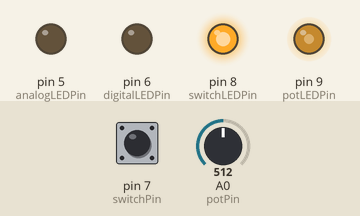
Recording of a sketch running on a simulated Arduino Uno, built with avr-gcc and run on an emulated ATmega328P. Parts: output pins drawn as LEDs (lit = HIGH). The inputs (shaded band) are chosen by the test bench; at power-on: A0 (potPin) = 512, pin 7 (switchPin) HIGH.

Above: at 1.2 s.
1.3 s: A0 (potPin) set to 716
At 2.0 s:
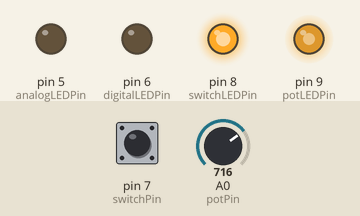
2.8 s: pin 7 (switchPin) pulled LOW for 0.15 s
At 2.87 s:
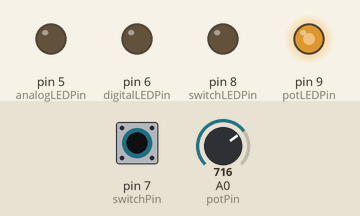
4.4 s: A0 (potPin) set to 900
At 5.6 s:
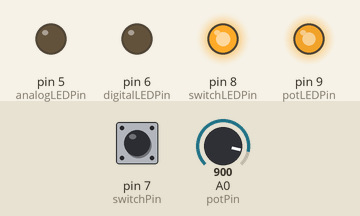
5.9 s: pin 7 (switchPin) pulled LOW for 1 s
At 6.7 s:
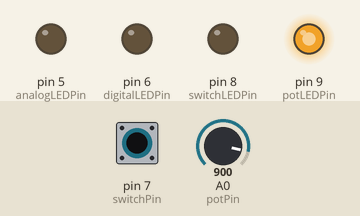
8.4 s: A0 (potPin) set to 122
At 9.6 s:
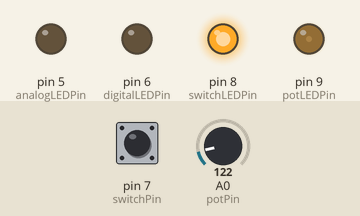
9.9 s: pin 7 (switchPin) pulled LOW for 0.15 s
At 9.97 s:
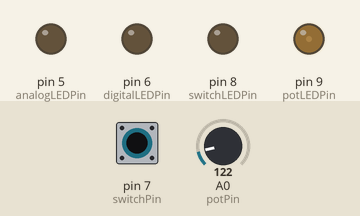
Timing chart, 0 to 12.5 s (numbered marks = the images above; inputs shaded):
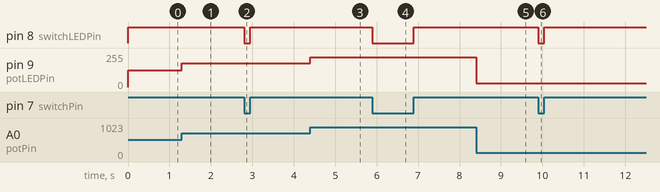

Measured:
- after the input at 1.3 s, pin 9 (potLEDPin): 127/255 → 178/255 at once
- after the input at 2.8 s, pin 8 (switchLEDPin): HIGH → LOW at once, → HIGH 0.15 s later
- after the input at 4.4 s, pin 9 (potLEDPin): 178/255 → 224/255 at once
- after the input at 5.9 s, pin 8 (switchLEDPin): HIGH → LOW at once, → HIGH 1.0 s later
- after the input at 8.4 s, pin 9 (potLEDPin): 224/255 → 30/255 at once
- after the input at 9.9 s, pin 8 (switchLEDPin): HIGH → LOW at once, → HIGH 0.15 s later

The sketch:

Bluetooth_Inputs_Outputs_Master.ino
```cpp
#include <SoftwareSerial.h>

SoftwareSerial mySerial(10, 11); // RX, TX

//Variables for the analog LED (PWM) and The Potentiometer
int potPin= A0;
int potLEDPin= 9;
int potValue;
int potLEDValue;

//Variables for the digital switch and on/off LED
int switchLEDPin= 8;
int switchPin= 7;
int switchVal =0;

//Variables for digital LED
int digitalLEDPin= 6;
int digitalLEDStatus = 0;

//Variables for analog LED
int analogLEDPin= 5;
int analogLEDVal= 0;

void setup() {
//POT Setup
pinMode(potPin, INPUT);
pinMode(potLEDPin, OUTPUT);

//SWITCH Setup
pinMode(switchLEDPin, OUTPUT);
pinMode(switchPin, INPUT);

//Digital LED Setup
pinMode(digitalLEDPin, OUTPUT);

//Analog LED Setup
pinMode(analogLEDPin, OUTPUT);

Serial.begin(9600);
  // set the data rate for the SoftwareSerial port
  mySerial.begin(9600);

}


String command; //variable that stores the input from the serial
String button1 = "button01 pressed";
String button2 = "button02 pressed";
String pinNo = "0";

void loop() {


    if (mySerial.available()) {
       char c = mySerial.read(); //takes character in serial buffer and stores it into the variable c
       if(c == '\n') { //if c = newline do the following (newline tells arduino it is the end of the command
        Serial.println (command);
        command = "";
        }  else {
        command += c;
        }
    }

//Digital Write commands
//Code Breakdown DW = Digital Write, H = High, 06 = Pin number
          //DWH06 to turn LED on
          if(command.substring(0,2) == "DW") {
            if(command.substring(2,3) == "H") {
            digitalWrite(command.substring(4,5).toInt(), HIGH);
            digitalLEDStatus = 1;
            }

            //DWL06 to turn LED off
            if(command.substring(2,3) == "L") {
            digitalWrite(command.substring(4,5).toInt(), LOW);
             digitalLEDStatus = 0;
             }
            }

//Analog Write Commands
//AW05254E
//Code Break down AW = Analogue Write, 05 = Pin Number, 254 = PWM input, E = End of string(used to ensure function
//doesn't run until all of the PWM number comes through the serial

            if(command.substring(0,2) == "AW" && command.endsWith("E")) {
            analogLEDVal = command.substring(4,7).toInt();
            analogWrite(command.substring(3,4).toInt(), analogLEDVal);
            }


  //POT Function
potValue = analogRead(potPin);
potLEDValue = map(potValue,0,1023,0,255);
analogWrite(potLEDPin, potLEDValue);


//Switch Functions
switchVal = digitalRead(switchPin);
if (switchVal == LOW) {
  digitalWrite(switchLEDPin, LOW);
} else if (switchVal == HIGH) {
  digitalWrite(switchLEDPin, HIGH);
} else {}


//Serial.print("Pot Value: ");
//Serial.print(potLEDValue);

//Serial.print("  Switch Val: ");
//Serial.print(switchVal);

//Serial.print("  Analog LED Val: ");
//Serial.print(analogLEDVal);

//Serial.print("  Digital LED Val: ");
//Serial.println(digitalLEDStatus);
}
```
